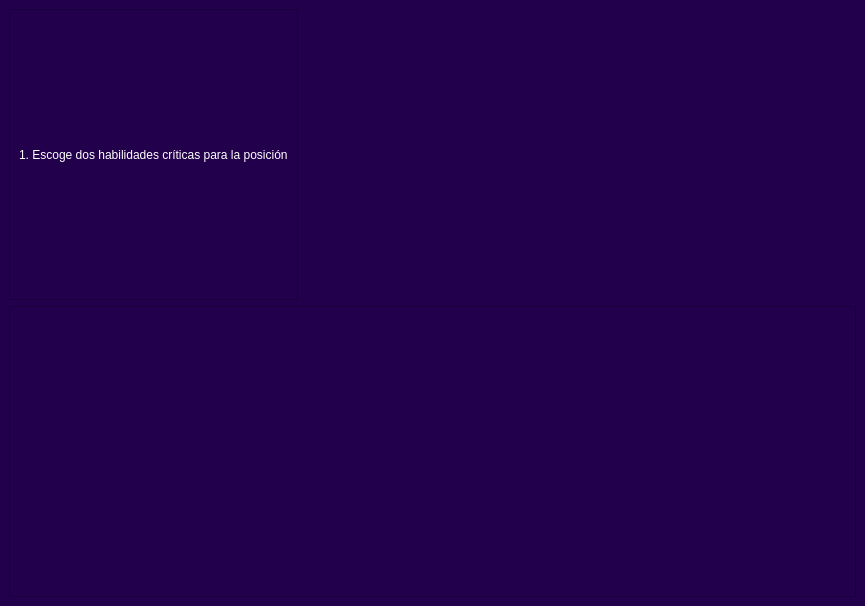
<?xml version="1.0" encoding="UTF-8"?>
<ui version="4.0">
 <class>MainWindow</class>
 <widget class="QMainWindow" name="MainWindow">
  <property name="geometry">
   <rect>
    <x>0</x>
    <y>0</y>
    <width>865</width>
    <height>606</height>
   </rect>
  </property>
  <property name="windowTitle">
   <string>MainWindow</string>
  </property>
  <widget class="QWidget" name="centralwidget">
   <property name="styleSheet">
    <string notr="true">background-color: rgb(34, 0, 75);</string>
   </property>
   <layout class="QVBoxLayout" name="verticalLayout">
    <item alignment="Qt::AlignLeft">
     <widget class="QFrame" name="frame">
      <property name="frameShape">
       <enum>QFrame::StyledPanel</enum>
      </property>
      <property name="frameShadow">
       <enum>QFrame::Raised</enum>
      </property>
      <layout class="QVBoxLayout" name="verticalLayout_2">
       <item>
        <widget class="QLabel" name="label">
         <property name="styleSheet">
          <string notr="true">QLabel{
	font: 16pt &quot;Century Gothic&quot;;
	color: rgb(255,255,255)
}</string>
         </property>
         <property name="text">
          <string>1. Escoge dos habilidades críticas para la posición</string>
         </property>
        </widget>
       </item>
      </layout>
     </widget>
    </item>
    <item>
     <widget class="QFrame" name="frame_2">
      <property name="frameShape">
       <enum>QFrame::StyledPanel</enum>
      </property>
      <property name="frameShadow">
       <enum>QFrame::Raised</enum>
      </property>
     </widget>
    </item>
   </layout>
  </widget>
 </widget>
 <resources/>
 <connections/>
</ui>
